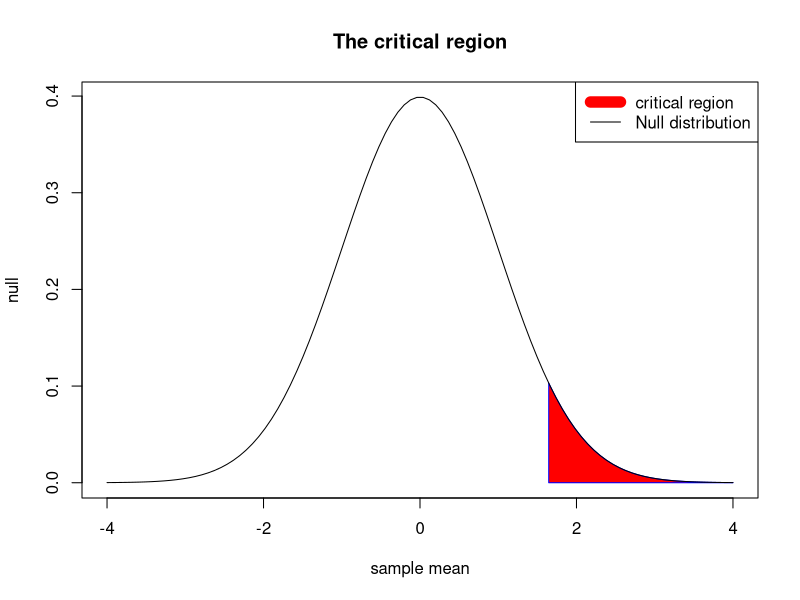
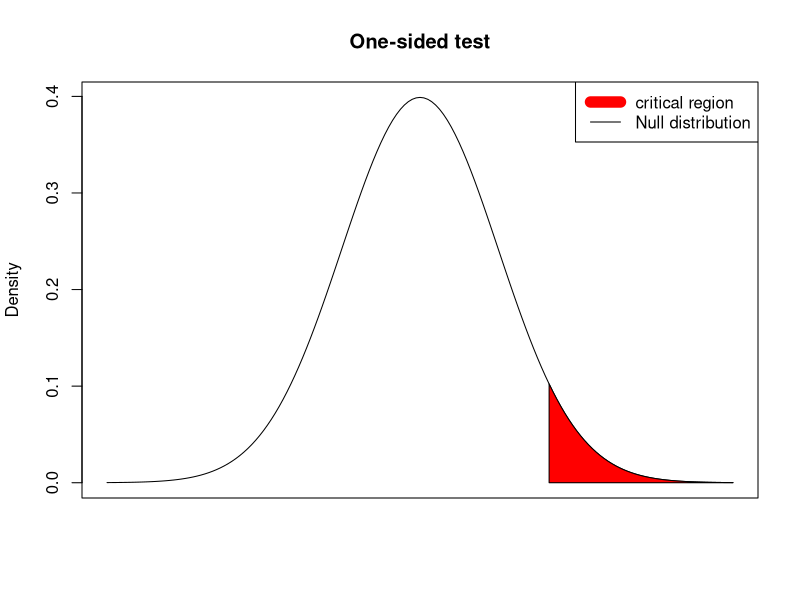
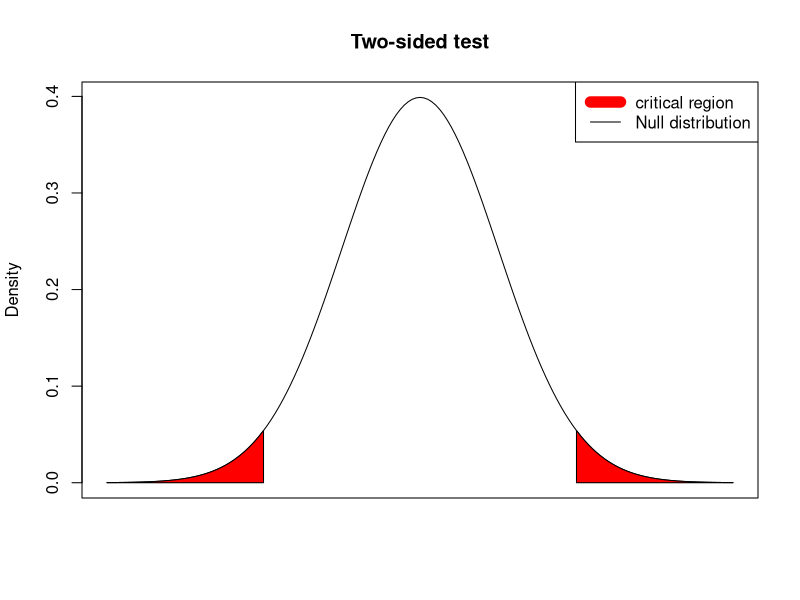

Reproduce these figures in R, in order.
## ---- chunk 1
set.seed(0)
rbinom(90,100,0.5)
## ---- chunk 2
sum(dbinom(60:100,100,0.5))
## ---- chunk 3
x <- seq(from=-4,to=4,len=100)
plot(x,dnorm(x),type="n",main="The critical region",xlab="sample mean",ylab="null")
xx <- seq(from=qnorm(0.95),to=4,len=100)
polygon(c(xx,rev(xx)),c(dnorm(xx),xx*0),col="red",border="blue")
points(x,dnorm(x),type="l",lwd=1)
legend("topright",col=c("red","black"),lwd=c(11,1),legend=c("critical region","Null distribution"))
## ---- chunk 4
x <- seq(from=-4,to=4,by=0.05)
plot(x, dnorm(x),type="l", ylab="Density", xlab="", xaxt="n",main="One-sided test")
jj <- x[x>qnorm(0.95)]
polygon(x=c(jj,rev(jj)), y=c(dnorm(jj),jj*0),col="red")
legend("topright",col=c("red","black"),lwd=c(11,1),legend=c("critical region","Null distribution"))
## ---- chunk 5
x <- seq(from=-4,to=4,by=0.05)
plot(x, dnorm(x),type="l", ylab="Density", xlab="", xaxt="n",main="Two-sided test")
jj <- x[x>qnorm(0.975)]
polygon(x=c(jj,rev(jj)), y=c(dnorm(jj),jj*0),col="red")
jj <- -jj 
polygon(x=c(jj,rev(jj)), y=c(dnorm(jj),jj*0),col="red")
legend("topright",col=c("red","black"),lwd=c(11,1),legend=c("critical region","Null distribution"))
